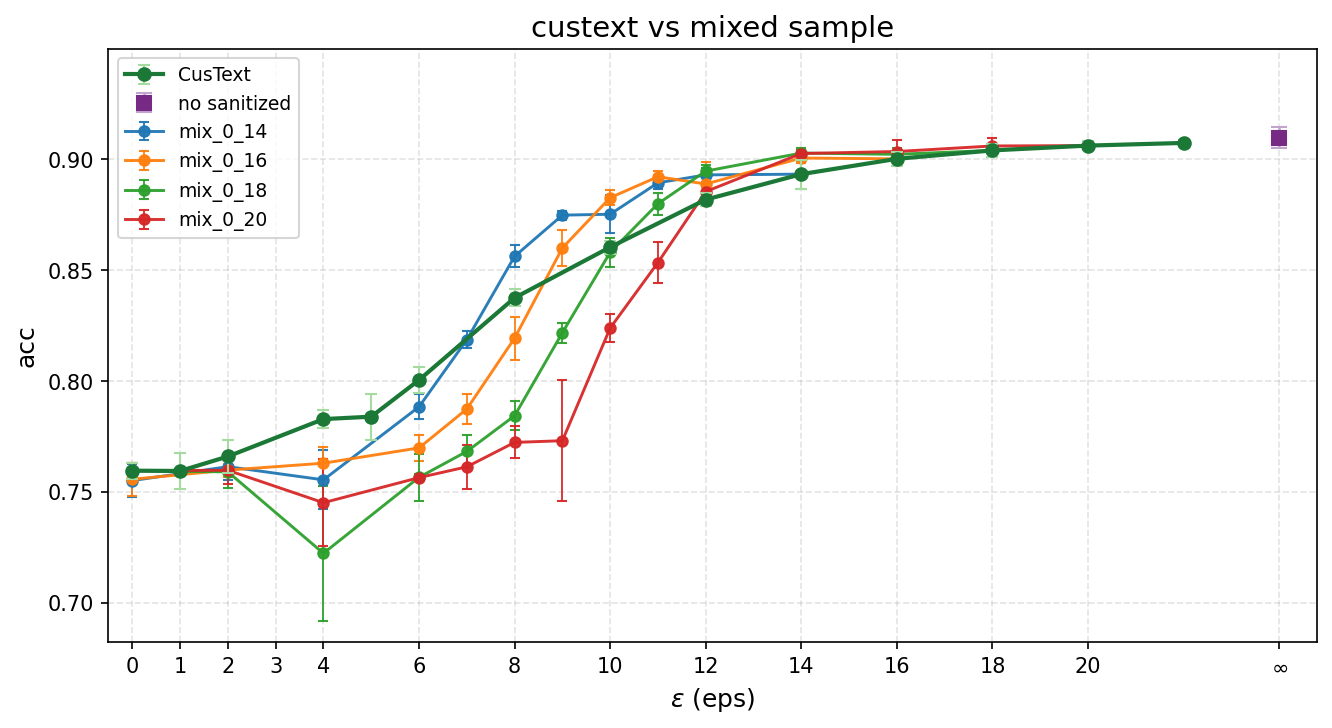

Recreate this plot in Python.
#!/usr/bin/env python3
# -*- coding: utf-8 -*-
"""
Custext（acc vs ε）与 mix sample amplification、无脱敏 baseline 对比图。

- 横轴：ε（CusText / mix 用 results_statistics 中的 eps；baseline 为 ∞）
- 纵轴：acc（CSV 列「平均值」，误差棒为「标准差」）
- CusText：experiment_results/results_statistics_topk_20.csv（不绘制 eps=3）
- Baseline（no sanitized）：experiment_results/results_baseline_statistics.csv（eps=inf）
- Mix：experiment_results_sa/mix_*/results_statistics_topk_20.csv（可多组）

用法:
  python3 plot_custext_vs_mix_sample_acc.py
  python3 plot_custext_vs_mix_sample_acc.py --out ./plot_custext_vs_mix_sample_acc.png
"""

import argparse
import math
import os
import re
from pathlib import Path
from typing import List, Optional

import matplotlib.pyplot as plt
import numpy as np
import pandas as pd


def _is_inf_eps(series: pd.Series) -> pd.Series:
    s = series.astype(str).str.strip().str.lower()
    mask_str = s.isin(["inf", "infinity"])
    num = pd.to_numeric(series, errors="coerce")
    arr = num.to_numpy(dtype=float, na_value=np.nan)
    mask_num = np.isinf(arr)
    return pd.Series(mask_str.to_numpy() | mask_num, index=series.index)


def _fmt_eps_num(x: float) -> str:
    if abs(x - round(x)) < 1e-9:
        return str(int(round(x)))
    return str(x)


def mix_folder_to_label(folder_name: str) -> str:
    """mix_0.0_14.0_topk_20 -> mix_0_14。"""
    m = re.match(r"^mix_([\d.]+)_([\d.]+)", folder_name)
    if not m:
        return folder_name
    lo, hi = float(m.group(1)), float(m.group(2))
    return f"mix_{_fmt_eps_num(lo)}_{_fmt_eps_num(hi)}"


def discover_mix_csvs(mixed_root: Path) -> List[Path]:
    paths = sorted(mixed_root.glob("mix_*/results_statistics_topk_20.csv"))
    return [p for p in paths if p.is_file()]


def load_stats_csv(path: Path) -> pd.DataFrame:
    df = pd.read_csv(path)
    req = {"eps", "平均值", "标准差"}
    if not req.issubset(df.columns):
        raise SystemExit(f"{path} 需包含列: {req}")
    return df


DEFAULT_FINITE_XTICKS = (0, 1, 2, 3, 4, 6, 8, 10, 12, 14, 16, 18, 20)


def main():
    root = Path(os.path.dirname(os.path.abspath(__file__)))
    parser = argparse.ArgumentParser(description="Custext vs mix sample: acc vs eps")
    parser.add_argument(
        "--custext",
        type=str,
        default=str(root / "experiment_results" / "results_statistics_topk_20.csv"),
        help="CusText 统计 CSV",
    )
    parser.add_argument(
        "--baseline",
        type=str,
        default=str(root / "experiment_results" / "results_baseline_statistics.csv"),
        help="无脱敏 baseline 统计 CSV（eps=inf）",
    )
    parser.add_argument(
        "--mixed-root",
        type=str,
        default=str(root / "experiment_results_sa"),
        help="含 mix_* 子目录的根路径",
    )
    parser.add_argument(
        "--mix-csv",
        type=str,
        nargs="*",
        default=None,
        help="显式指定若干 results_statistics_topk_20.csv；默认扫描 mixed-root",
    )
    parser.add_argument(
        "--out",
        type=str,
        default=str(root / "plot_custext_vs_mix_sample_acc.png"),
        help="输出图片路径",
    )
    parser.add_argument("--no-baseline", action="store_true", help="不画 no sanitized 点")
    parser.add_argument("--no-errorbar", action="store_true", help="不画标准差误差棒")
    args = parser.parse_args()

    custext_path = Path(args.custext).resolve()
    if not custext_path.is_file():
        raise SystemExit(f"未找到 CusText 统计文件: {custext_path}")

    df_c = load_stats_csv(custext_path)
    inf_m = _is_inf_eps(df_c["eps"])
    df_cf = df_c[~inf_m].copy()
    # CusText 曲线不展示 eps=3（与 mix 等设置对齐或按需省略该点）
    eps_f = pd.to_numeric(df_cf["eps"], errors="coerce")
    df_cf = df_cf[~np.isclose(eps_f, 3.0, rtol=0, atol=1e-9)].copy()

    baseline_row: Optional[pd.Series] = None
    baseline_path = Path(args.baseline).resolve()
    if not args.no_baseline and baseline_path.is_file():
        df_b = load_stats_csv(baseline_path)
        inf_b = _is_inf_eps(df_b["eps"])
        if inf_b.any():
            baseline_row = df_b[inf_b].iloc[0]
        elif len(df_b) == 1:
            baseline_row = df_b.iloc[0]
    elif not args.no_baseline:
        print(f"提示: 未找到 baseline 文件 {baseline_path}，跳过 no sanitized")

    mixed_root = Path(args.mixed_root).resolve()
    if args.mix_csv:
        mix_paths = [Path(p).resolve() for p in args.mix_csv]
    else:
        mix_paths = discover_mix_csvs(mixed_root)
    if not mix_paths:
        raise SystemExit(
            f"未找到 mix 统计 CSV（{mixed_root}/mix_*/results_statistics_topk_20.csv）"
        )

    fig, ax = plt.subplots(figsize=(9, 5))

    max_x = 0.0
    x_inf_plot: Optional[float] = None
    color_custext = "#1b7837"
    color_inf = "#762a83"

    if len(df_cf) > 0:
        eps = df_cf["eps"].astype(float).values
        y = df_cf["平均值"].astype(float).values
        yerr = df_cf["标准差"].astype(float).values
        max_x = max(max_x, float(np.nanmax(eps)))
        if not args.no_errorbar:
            ax.errorbar(
                eps,
                y,
                yerr=yerr,
                fmt="o-",
                capsize=3,
                markersize=6,
                linewidth=2.0,
                color=color_custext,
                ecolor="#a6dba0",
                elinewidth=1,
                label="CusText",
                zorder=4,
            )
        else:
            ax.plot(
                eps,
                y,
                "o-",
                markersize=6,
                linewidth=2.0,
                color=color_custext,
                label="CusText",
                zorder=4,
            )

    if baseline_row is not None:
        yb = float(baseline_row["平均值"])
        yerr_b = float(baseline_row["标准差"])
        if math.isnan(yerr_b):
            yerr_b = 0.0
        x_inf = max_x + 2.0 if max_x > 0 else 2.0
        x_inf_plot = x_inf
        if not args.no_errorbar and yerr_b > 0:
            ax.errorbar(
                [x_inf],
                [yb],
                yerr=[yerr_b],
                fmt="s",
                capsize=4,
                markersize=7,
                color=color_inf,
                ecolor="#c2a5cf",
                elinewidth=1.2,
                label="no sanitized",
                zorder=5,
            )
        else:
            ax.scatter(
                [x_inf],
                [yb],
                s=70,
                marker="s",
                color=color_inf,
                edgecolors="white",
                linewidths=0.8,
                zorder=5,
                label="no sanitized",
            )
        max_x = max(max_x, x_inf)

    cmap = plt.get_cmap("tab10")
    for i, csv_path in enumerate(mix_paths):
        if not csv_path.is_file():
            raise SystemExit(f"文件不存在: {csv_path}")
        dm = load_stats_csv(csv_path)
        inf_m = _is_inf_eps(dm["eps"])
        dm = dm[~inf_m]
        folder = csv_path.parent.name
        label = mix_folder_to_label(folder)
        xp = dm["eps"].astype(float).values
        yp = dm["平均值"].astype(float).values
        err = dm["标准差"].astype(float).values
        if len(xp):
            max_x = max(max_x, float(np.nanmax(xp)))
        c = cmap(i % 10)
        if not args.no_errorbar:
            ax.errorbar(
                xp,
                yp,
                yerr=err,
                fmt="o-",
                capsize=2.5,
                markersize=5,
                linewidth=1.4,
                color=c,
                ecolor=c,
                alpha=0.95,
                elinewidth=0.9,
                label=label,
                zorder=3,
            )
        else:
            ax.plot(xp, yp, "o-", markersize=5, linewidth=1.4, color=c, label=label, zorder=3)

    ax.set_xlabel(r"$\epsilon$ (eps)", fontsize=12)
    ax.set_ylabel("acc", fontsize=12)
    ax.set_title("custext vs mixed sample", fontsize=14)
    ax.grid(True, linestyle="--", alpha=0.35)
    ax.legend(loc="best", fontsize=9)

    all_y: List[float] = []
    if len(df_cf) > 0:
        all_y.extend(df_cf["平均值"].astype(float).tolist())
    if baseline_row is not None:
        all_y.append(float(baseline_row["平均值"]))
    for csv_path in mix_paths:
        dm = load_stats_csv(csv_path)
        inf_m = _is_inf_eps(dm["eps"])
        all_y.extend(dm.loc[~inf_m, "平均值"].astype(float).tolist())

    if all_y:
        lo = max(0.0, float(np.min(all_y)) - 0.04)
        hi = min(1.0, float(np.max(all_y)) + 0.04)
        if hi - lo < 0.08:
            mid = 0.5 * (lo + hi)
            lo, hi = max(0.0, mid - 0.2), min(1.0, mid + 0.2)
        ax.set_ylim(lo, hi)

    ax.set_xlim(-0.5, max_x + 0.8)

    tick_pos = [t for t in DEFAULT_FINITE_XTICKS if t <= max_x + 1e-9]
    tick_lbl = [str(int(t)) for t in tick_pos]
    if x_inf_plot is not None:
        tick_pos.append(x_inf_plot)
        tick_lbl.append(r"$\infty$")
    ax.set_xticks(tick_pos)
    ax.set_xticklabels(tick_lbl)

    fig.tight_layout()
    out_path = Path(args.out).resolve()
    out_path.parent.mkdir(parents=True, exist_ok=True)
    fig.savefig(out_path, dpi=150, bbox_inches="tight")
    print(f"Saved: {out_path}")
    plt.close(fig)


if __name__ == "__main__":
    main()
